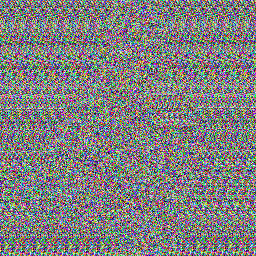

Generate this figure with Python:
from Crypto.Cipher import AES
from PIL import Image
import sys
import random
import string

im = Image.open(sys.argv[1]).convert('RGB')
arr = im.tobytes() 
result = "CBCencrypt.png"
encrypt = b""
arrBlock = ''
key_stream = ''
padding = 16 - len(arr) % 16
arr += bytes(padding * ".".encode('utf8'))
iv =  bytes('abdfdsaasdfddijk'.encode('utf8'))
key = sys.argv[2]
cipher = AES.new(key.encode("utf8"), AES.MODE_ECB)
for i in range(int(len(arr)/16)):
    arrBlock=arr[i*16:i*16+16]
    key_stream = bytes([a ^ b for a,b in zip(arrBlock, iv)])
    iv = key_stream
    encrypt += cipher.encrypt(key_stream)
encrypt = encrypt[:-padding]
s = Image.frombytes("RGB",im.size,bytes(encrypt))
s.save(result, "png")
s.show()